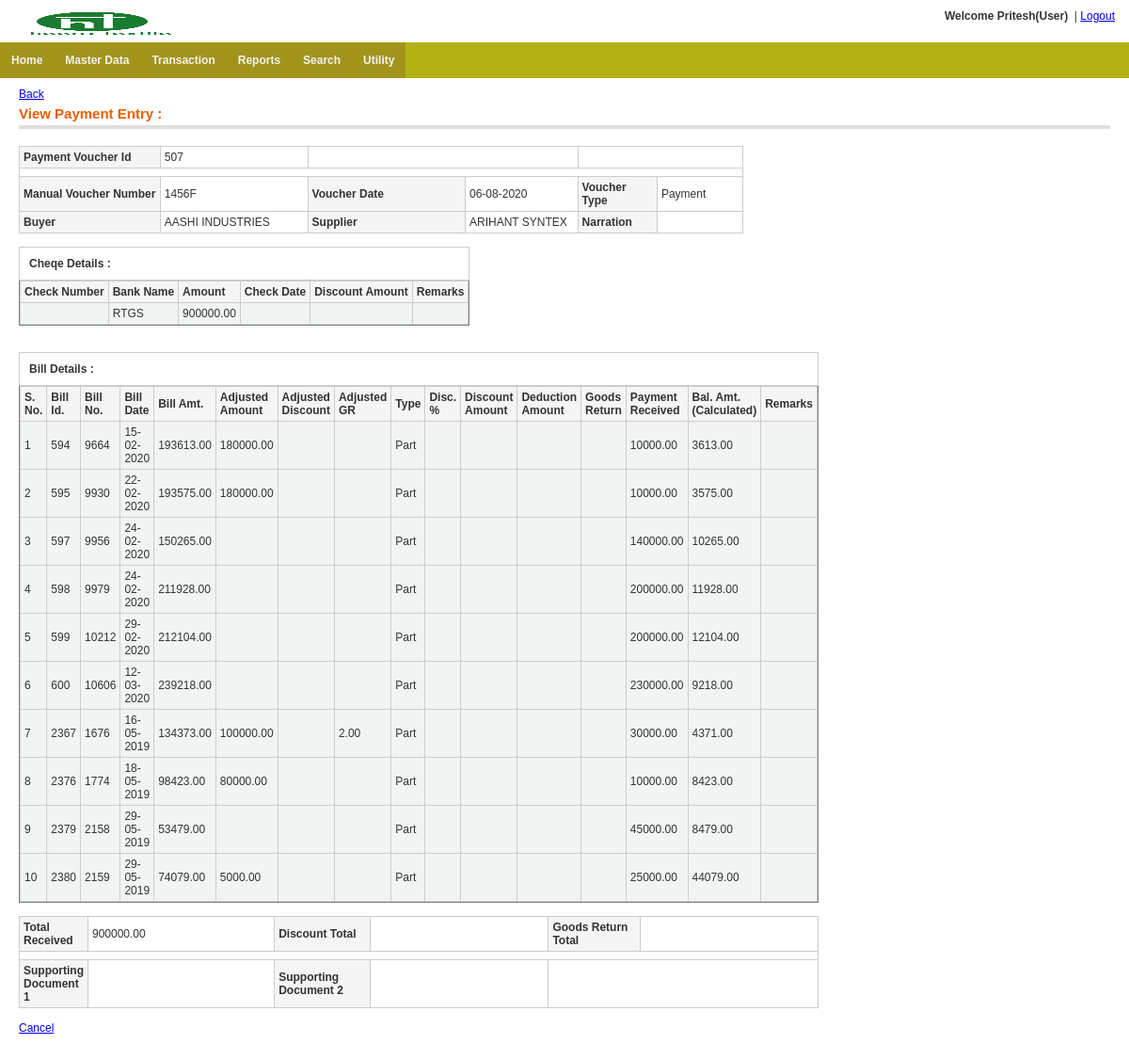
The app's page /payment_entry/view_payment_entry.php?payment_entry_id=507 (signed in), older data.
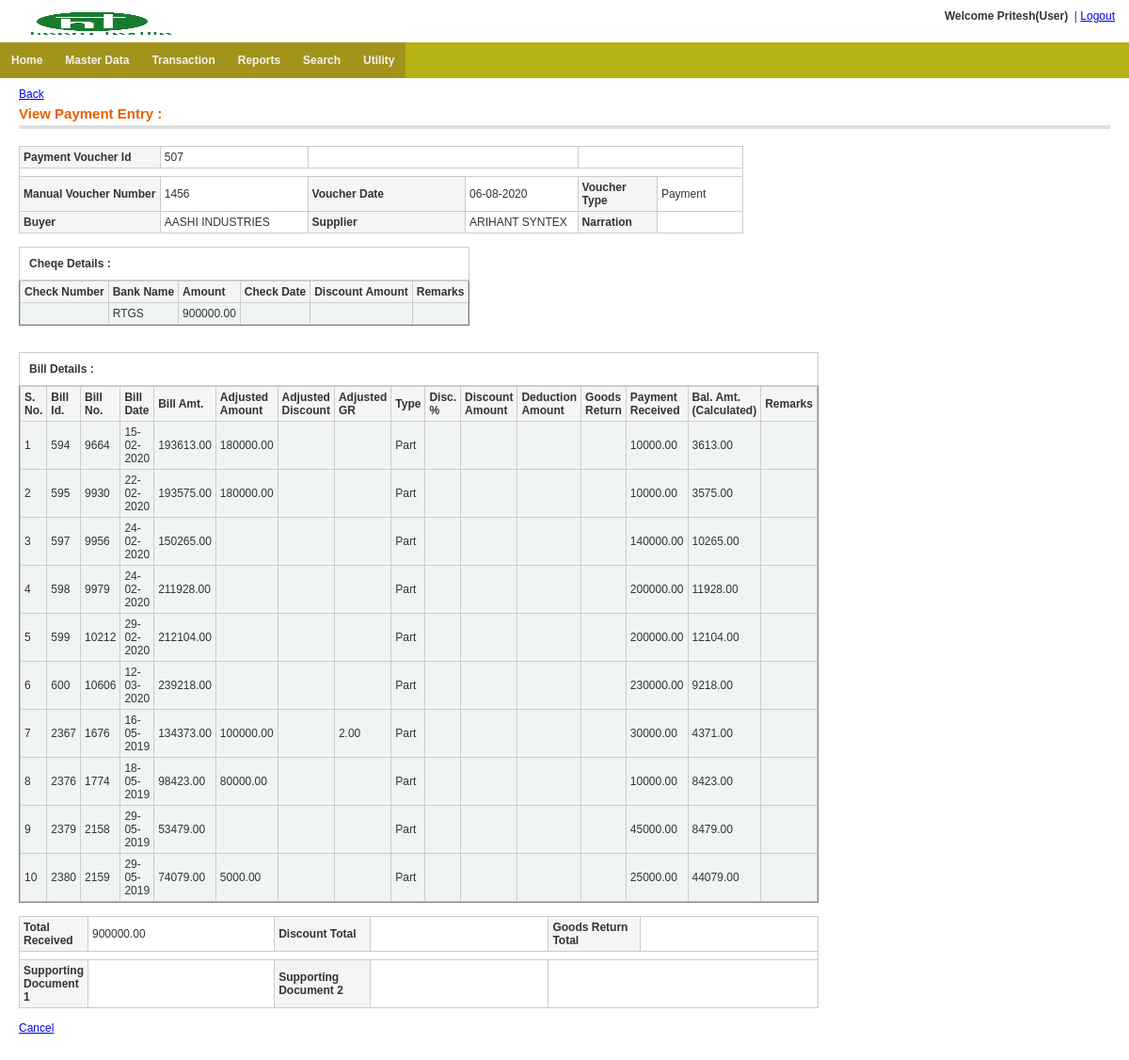
The same page, newer data.
### tables this page shows
CREATE TABLE `menu` (
  `menu_id` int(11) NOT NULL auto_increment,
  `menu_name` varchar(255) NOT NULL,
  `parent_id` int(11) NOT NULL default '0' COMMENT '0 if menu is root level or menuid if this is child on any menu',
  `link` varchar(255) NOT NULL,
  `status` enum('0','1') NOT NULL default '1' COMMENT '0 for disabled menu or 1 for enabled menu',
  `user_role` varchar(20) NOT NULL default '',
  PRIMARY KEY  (`menu_id`)
);

CREATE TABLE `txt_payment_entry_main` (
  `payment_entry_id` bigint(20) NOT NULL auto_increment,
  `manual_vou_number` varchar(20) NOT NULL default '',
  `old_system_vou_number` varchar(20) NOT NULL default '',
  `voucher_date` date NOT NULL default '1970-01-01',
  `buyer_account_code` varchar(20) NOT NULL default '',
  `supplier_account_code` varchar(20) NOT NULL default '',
  `vou_type` varchar(20) NOT NULL default '',
  `payment_amount` decimal(15,2) NOT NULL default '0.00',
  `discount_amount` decimal(15,2) NOT NULL default '0.00',
  `gr_amount` decimal(15,2) NOT NULL default '0.00',
  `narration` varchar(100) NOT NULL default '',
  `supporting_doc_1` varchar(200) NOT NULL default '',
  `supporting_doc_2` varchar(200) NOT NULL default '',
  `create_user` varchar(20) NOT NULL default '',
  `create_date` datetime NOT NULL default '1970-01-01 00:00:00',
  `last_update_user` varchar(20) NOT NULL default '',
  `last_update_date` datetime NOT NULL default '1970-01-01 00:00:00',
  `delete_tag` varchar(10) NOT NULL default 'FALSE',
  `delete_user` varchar(20) NOT NULL default '',
  `delete_date` datetime NOT NULL default '1970-01-01 00:00:00',
  PRIMARY KEY  (`payment_entry_id`)
);

CREATE TABLE `txt_company` (
  `company_id` int(10) NOT NULL auto_increment,
  `firm_name` varchar(100) NOT NULL,
  `address` varchar(100) NOT NULL,
  `city` varchar(20) NOT NULL,
  `state` varchar(50) NOT NULL default '',
  `pincode` varchar(10) NOT NULL,
  `gstin` varchar(20) NOT NULL default '',
  `office_phone` varchar(10) NOT NULL default '',
  `contact_person` varchar(50) NOT NULL default '',
  `contact_person_2` varchar(10) NOT NULL default '',
  `contact_number` varchar(10) NOT NULL default '',
  `contact_number_2` varchar(10) NOT NULL default '',
  `sms_number` varchar(10) NOT NULL default '',
  `whatsapp_number` varchar(10) NOT NULL default '',
  `email` varchar(50) NOT NULL default '',
  `website` varchar(50) NOT NULL default '',
  `group_id` int(10) default NULL,
  `group_name` varchar(20) NOT NULL,
  `commission_percentage` decimal(5,2) NOT NULL default '0.00',
  `firm_type` varchar(20) NOT NULL,
  `agent_id` int(10) default NULL,
  `reference` varchar(20) NOT NULL,
  `remarks` varchar(20) NOT NULL,
  `pan_number` varchar(20) NOT NULL,
  `visiting_card` varchar(200) NOT NULL default '',
  `photo_1` varchar(200) default NULL,
  `photo_2` varchar(200) default NULL,
  `create_user` varchar(20) NOT NULL default '',
  `create_date` datetime NOT NULL default '1970-01-01 00:00:00',
  `last_update_user` varchar(20) NOT NULL default '',
  `last_update_date` datetime NOT NULL default '1970-01-01 00:00:00',
  `delete_tag` varchar(10) NOT NULL default 'FALSE',
  `delete_user` varchar(20) default '',
  `delete_date` datetime NOT NULL default '1970-01-01 00:00:00',
  `products` varchar(100) NOT NULL default '',
  `brands` varchar(100) NOT NULL default '',
  PRIMARY KEY  (`company_id`)
);

CREATE TABLE `txt_payment_cheque_entry` (
  `payment_chq_entry_id` bigint(20) NOT NULL auto_increment,
  `payment_entry_id` bigint(20) NOT NULL,
  `chq_number` varchar(20) NOT NULL default '''''',
  `chq_date` date NOT NULL default '1970-01-01',
  `bank` varchar(20) NOT NULL default '''''',
  `chq_amt` decimal(15,2) NOT NULL default '0.00',
  `dis_amt` decimal(15,2) NOT NULL default '0.00',
  `remark` varchar(50) NOT NULL default '''''',
  `create_user` varchar(20) NOT NULL default '''''',
  `create_date` datetime NOT NULL default '1970-01-01 00:00:00',
  `last_update_user` varchar(20) NOT NULL default '''''',
  `last_update_date` datetime NOT NULL default '1970-01-01 00:00:00',
  `delete_tag` varchar(10) NOT NULL default 'FALSE',
  `delete_user` varchar(20) NOT NULL default '''''',
  `delete_date` datetime NOT NULL default '1970-01-01 00:00:00',
  PRIMARY KEY  (`payment_chq_entry_id`)
);

CREATE TABLE `txt_payment_bill_entry` (
  `payment_bill_entry_id` bigint(20) NOT NULL auto_increment,
  `payment_entry_id` bigint(20) NOT NULL default '0',
  `payment_entry_vou_date` date NOT NULL default '1970-01-01',
  `bill_entry_id` bigint(20) NOT NULL,
  `bill_number` varchar(20) NOT NULL default '''',
  `bill_date` date NOT NULL default '1970-01-01',
  `bill_amount` decimal(15,2) NOT NULL default '0.00',
  `amount_adjusted` decimal(15,2) NOT NULL default '0.00',
  `gr_adjusted` decimal(15,2) NOT NULL default '0.00',
  `discount_adjusted` decimal(15,2) NOT NULL default '0.00',
  `bill_payment_type` varchar(20) NOT NULL default '',
  `dis_percent` decimal(15,2) NOT NULL default '0.00',
  `dis_amount` decimal(15,2) NOT NULL default '0.00',
  `deduction_amount` decimal(15,2) NOT NULL default '0.00',
  `bill_gr_amt` decimal(15,2) NOT NULL default '0.00',
  `payment_received` decimal(15,2) NOT NULL default '0.00',
  `balance_amount` decimal(15,2) NOT NULL,
  `remark` varchar(50) NOT NULL default '',
  `create_user` varchar(20) NOT NULL default '',
  `create_date` datetime NOT NULL default '1970-01-01 00:00:00',
  `last_update_user` varchar(20) NOT NULL default '',
  `last_update_date` datetime NOT NULL default '1970-01-01 00:00:00',
  `delete_tag` varchar(10) NOT NULL default 'FALSE',
  `delete_user` varchar(20) NOT NULL default '',
  `delete_date` datetime NOT NULL default '1970-01-01 00:00:00',
  `bill_discount` decimal(15,2) NOT NULL default '0.00',
  PRIMARY KEY  (`payment_bill_entry_id`)
);

### includes/settings.php (called while the page is built, shortened)
<?php
$host=$_SERVER["HTTP_HOST"];
if(false) {
		$web_path="http://malwainfotech.com/Textile/";
	}
 else {
	$web_path="http://$host/HTextile/";
}
?>

### includes/config.php (called while the page is built, shortened)
<?php
  function rev_convert_date($date) {
    if(!empty($date) && $date!='0000-00-00' && $date!='1970-01-01' && $date!='2030-01-01') {
	  	$temp_date=explode("-",$date);
		$dd=$temp_date[2];
		$mm=$temp_date[1];
		$yy=$temp_date[0];
		$new_date=$dd."-".$mm."-".$yy;
		return $new_date;
	} else {
		return;
	}
  }
function zeroToBlank($num){
	if(is_nan($num)){
		return "";
	}else if($num==0){
		return "";
	}
	return $num;
}
?>

### payment_entry/view_payment_entry.php (the view, shortened to what the rows shown need)
<?php
include("../includes/check_session.php");
include("../includes/config.php");
?>
<!DOCTYPE html PUBLIC "-//W3C//DTD XHTML 1.0 Transitional//EN" "http://www.w3.org/TR/xhtml1/DTD/xhtml1-transitional.dtd">
<html xmlns="http://www.w3.org/1999/xhtml">
<head>
<link href="<?php echo $web_path; ?>css/style.css" rel="stylesheet" type="text/css" />
<?php include("../includes/jQDate.php"); ?>
</head>
<?php
$req_disp="";
$con=get_connection();
$pay_ent_id=$_REQUEST['payment_entry_id'];
$sql_main="SELECT * FROM txt_payment_entry_main where payment_entry_id='$pay_ent_id'";
$main_result=mysqli_query($con,$sql_main);
$main_rs=mysqli_fetch_array($main_result);
?>
<?php
	$con=get_connection();
	$payment_entry_id=$main_rs['payment_entry_id'];
	$manual_vou_number=$main_rs['manual_vou_number'];
	$voucher_date=$main_rs['voucher_date'];
	$voucher_type=$main_rs['vou_type'];
	$supplier=$main_rs['supplier_account_code'];
	$buyer=$main_rs['buyer_account_code'];
	$narration=$main_rs['narration'];
?>
<table width="100%" border="0" align="center" style="border:0px solid #e5f1f8;background-color:#FFFFFF">
  <tr>
    <td><?php if($req_disp!='child'){include("../includes/menu.php"); } ?></td>
  </tr>
  <tr>
  <tr>
    <td height="326" valign="top"><table width="100%" style="margin-top:0px" align="center" cellpadding="0" cellspacing="0" border="0">
                        <tr>
                            <td valign="top">
                            <div class="content_padding">
    <table cellpadding="0" cellspacing="0" border="0">
            <tr>
             <td width="818" height="138" valign="top">
    <form method="post" id="payment_vou" enctype="multipart/form-data">
    <table width="770" class="tbl_border">
	<tr>
		<th width="193" align="left" >
			Payment Voucher Id
		</th>
		<td >
		<?php echo $payment_entry_id;?>
		</td>
		<td colspan='2'></td>
		<td colspan='2'></td>
	</tr>
	<tr>
    	<th width="193" align="left">Manual Voucher Number </th>
        <td width="191"><?php echo $manual_vou_number;?> </td>
			<th width="222" align="left">Voucher Date </th>
		<td width="144"><?php echo rev_convert_date($voucher_date);?></td>
		<th>Voucher Type</th>
		<td><?php echo $voucher_type ?>
		</td>
    </tr>
    <tr>
    	<th align="left">Buyer  </th>
		<td>
                <?php
					$s_sql="SELECT * FROM txt_company WHERE Firm_type='Buyer' and delete_tag='FALSE' order by firm_name ASC";
					$s_result=mysqli_query($con,$s_sql);
					while($s_rs=mysqli_fetch_array($s_result))
					{
						if($buyer==$s_rs['company_id'])
						{
							echo $s_rs['firm_name'];
						}
					}
				?>
		</td>
		<th align="left">Supplier </th>
		<td>
                <?php
					$s_sql="SELECT * FROM txt_company WHERE Firm_type='Supplier' and delete_tag='FALSE' order by firm_name ASC";
					$s_result=mysqli_query($con,$s_sql);
					while($s_rs=mysqli_fetch_array($s_result))
					{
						if($supplier==$s_rs['company_id'])
						{
							echo $s_rs['firm_name'];
						}
					}
				?>
		</td>
		<th width="88">Narration</th>
				<td width="102"><?php echo $narration; ?></td>
    </tr>
</table>
 <br>
<?php
if($voucher_type=="Payment" || $voucher_type=="Advance Payment" || $voucher_type=="Discount" ){
	$sql_chq="SELECT * FROM txt_payment_cheque_entry where payment_entry_id='$pay_ent_id' and delete_tag='FALSE'";
	$chq_result=mysqli_query($con,$sql_chq);
?>
		<table cellpadding="1" cellspacing="1" border="1">
			<TR >
				<TH class=> <b> Cheqe Details : </b> <br /></TH>
			</TR>
		   <tr>
			<td valign="top">
    <table  class="tbl_border">
	<tr>
    	<th  align="left">Check Number </th>
		<th  align="left">Bank Name </th>
		<th  align="left">Amount </th>
		<th  align="left">Check Date</th>
		<th  align="left">Discount Amount</th>
		<th  align="left">Remarks </th>
		</tr>
<?php
	while($chq_rs=mysqli_fetch_array($chq_result))
	{
?>
	<tr style='background-color:#f0f5f4f3' >
        <td><?php echo $chq_rs['chq_number']?></td>
        <td><?php echo $chq_rs['bank']?></td>
        <td><?php echo zeroToBlank($chq_rs['chq_amt'])?></td>
        <td><?php echo rev_convert_date(defaultDateToBlank($chq_rs['chq_date']))?></td>
		<td><?php echo zeroToBlank($chq_rs['dis_amt'])?></td>
		<td><?php echo $chq_rs['remark']?></td>
    </tr>
<?php } ?>
    </table>
		</TD>
		</TR>
		</TABLE>
<?PHP
}else if ( $voucher_type=="Goods Return" || $voucher_type=="GR After Payment"){
	?>
		<input type="hidden" name="chq_lr_div" id="chq_lr_div" value="LR">
		<table cellpadding="0" cellspacing="0" border="1">
			<TR>
				<TH > <b>Goods Return Details : </> <br /></TH>
			</TR>
		   <tr>
			<td valign="top">
    <table  class="tbl_border">
	<tr>
    	<th  align="left">LR Number </th>
		<th  align="left">Transport Name </th>
		<th  align="left">Booked To</span></th>
		<th  align="left">LR Date</th>
		<th  align="left">Goods Return <BR> Amount</th>
		<th  align="left">No of <BR> Bales </th>
		<th  align="left">Weight </th>
		<th  align="left">Remarks </th>
		</tr>
<?php
$s_sql="SELECT *
		FROM txt_company
		WHERE Firm_type='Transport'
		AND delete_tag='FALSE'
		ORDER BY firm_name ASC";
$s_result=mysqli_query($con,$s_sql);
$transport;
$count=0;
while($s_rs=mysqli_fetch_array($s_result))
{
	$transport[$count][0]=$s_rs['company_id'];
	$transport[$count][1]=$s_rs['firm_name'];
	$count++;
}
	$gr_sql=" SELECT * from txt_payment_gr_entry where payment_entry_id='$pay_ent_id' and delete_tag='FALSE'";
	$gr_result=mysqli_query($con,$gr_sql);
	$gr_rec=0;
	while($gr_rs=mysqli_fetch_array($gr_result)){
?>
	<tr style='background-color:#f0f5f4f3'>
		<td><?php echo $gr_rs['lr_number']?></td>
		<td>
                <?php
					for($a=0;$a<sizeof($transport);$a++)
					{
						$selected="";
						if($gr_rs['transport']==$transport[$a][0]){
							echo $transport[$a][1];
						}
					}
				?>
		</td>
		<td><?php echo $gr_rs['booked_to']?></td>
        <td><?php echo rev_convert_date($gr_rs['lr_date'])?></td>
		<td><?php echo $gr_rs['gr_amount']?></td>
		<td><?php echo $gr_rs['number_of_bales']?></td>
		<td><?php echo $gr_rs['total_weight']?></td>
		<td><?php echo $gr_rs['remark']?></td>
    </tr>
<?php
		$gr_rec++;
	}
?>
    </table>
		</td>
		</tr>
		</table>
<?php
}
?>
<BR>
<?php
$save_btn_disp=true;
if($voucher_type!="" ){
?>
<br>
<table cellpadding="1" cellspacing="1" border="1">
<TR>
	<TH > <b> Bill Details : </b></TH>
</TR>
<tr>
	<td valign="top">
    <table width='100%' class="tbl_border">
		<tr>
    	<th  align="left">S. No.</th>
		<th  align="left">Bill Id.</th>
		<th  align="left">Bill No.</th>
		<th  align="left">Bill Date</th>
		<th  align="left">Bill Amt.</th>
		<th  align="left">Adjusted <BR> Amount</th>
		<th  align="left">Adjusted <BR> Discount</th>
		<th  align="left">Adjusted <BR> GR</th>
		<th  align="left">Type</th>
		<th  align="left">Disc. %</th>
		<th  align="left">Discount <BR> Amount</th>
		<th  align="left">Deduction <BR> Amount</th>
		<th  align="left">Goods <BR> Return</th>
		<th  align="left">Payment <BR> Received</th>
		<th  align="left">Bal. Amt. <BR> (Calculated)</th>
		<th  align="left">Remarks</th>
		</tr>
<?php
		$vou_bill_sql="SELECT * FROM
		txt_payment_bill_entry
		WHERE payment_entry_id = '$pay_ent_id' and delete_tag='FALSE'";
		$vou_bill_result=mysqli_query($con,$vou_bill_sql);
		$i=0;
		while($rs=mysqli_fetch_array($vou_bill_result)){
			$i++;
?>
<tr style='background-color:#f0f5f4f3'>
				<td align="left"><?php echo $i; ?></td>
				<td>  <?php echo $rs['bill_entry_id']; ?></td>
				<td><?php echo $rs['bill_number']; ?></td>
				<td><?php echo rev_convert_date($rs['bill_date']); ?></td>
				<td><?php echo $rs['bill_amount'] ?></td>
				<td><?php echo zeroToBlank($rs['amount_adjusted']) ?></td>
				<td><?php echo zeroToBlank($rs['discount_adjusted']) ?></td>
				<td><?php echo zeroToBlank($rs['gr_adjusted']) ?></td>
				<td><?php echo $rs['bill_payment_type']?>
</td>
				<td><?php echo zeroToBlank($rs['dis_percent'])?></td>
				<td><?php echo zeroToBlank($rs['dis_amount'])?></td>
				<td><?php echo zeroToBlank($rs['deduction_amount'])?></td>
				<td><?php echo zeroToBlank($rs['bill_gr_amt'])?></td>
				<td><?php echo zeroToBlank($rs['payment_received'])?></td>
				<td><?php echo zeroToBlank($rs['balance_amount'])?></td>
				<td><?php echo $rs['remark']?></td>
				</tr>
<?php
		}
?>
    </table>
	</td>
	</tr>
</table>
<BR>
<table  class="tbl_border">
			<tr>
<?php
	$disp_total_rec="";
	$disp_total_dis="";
	$disp_total_gr="";
	if($voucher_type!="Advance Payment" && $voucher_type!="GR After Payment"){
		$disp_total_rec=zeroToBlank($main_rs['payment_amount']);
		$disp_total_dis=zeroToBlank($main_rs['discount_amount']);
		$disp_total_gr=zeroToBlank($main_rs['gr_amount']);
	}
?>
				<th width="54">Total Received</th>
				<td width="220"><?php echo $disp_total_rec ?></td>
				<th width="100">Discount Total</th>
				<td width="222"><?php echo $disp_total_dis ?></td>
				<th width="100">Goods Return Total</th>
				<td width="222"><?php echo $disp_total_gr ?></td>
			</tr>
			<tr>
				<td colspan='6'></td>
			</tr>
			<tr>
		    	<th align="left">Supporting Document 1</th>
				<td>
        </td>
    			<th align="left">Supporting Document 2</th>
				<td>
		</td>
		<td colspan='2'></td>
    		</tr>
		</table>
<?php
}
if($voucher_type!="" && $save_btn_disp){
?>
 <br>
<br>
<?php
}
?>
</form>
	</td></tr></table><?php $_SESSION['uid']=77; ?>
	</div>
	</td></tr></table>
	</td></tr>
	</table>
	<br>
</body>
</html>

### includes/menu.php
<?php
$con=get_connection();
?>
<?php
function get_menu_tree($parent_id,$web_path)
{
  global $con;
  $role_id="";
  if(isset($_SESSION['ROLEID'])){
    $role_id=$_SESSION['ROLEID'];
  }
  $menu = "";
    $sqlquery = " SELECT * FROM menu where status='1' and parent_id='$parent_id' and user_role='$role_id' ";
	$res=mysqli_query($con,$sqlquery);
    while($row=mysqli_fetch_array($res,MYSQLI_ASSOC))
	{
           $menu .="<li><a href='".$web_path.$row['link']."?menu_id=".$row['menu_id']."'>".$row['menu_name']."</a>";
		   $menu .= "<ul>".get_menu_tree($row['menu_id'],$web_path)."</ul>";
 		   $menu .= "</li>";
    }
    return $menu;
}
?>
<ul class="main-navigation">
<?php echo get_menu_tree(0,$web_path); ?>
</ul>

Row changes from the older to the newer data that the page shows:
changed txt_payment_entry_main "Payment": manual_vou_number "1456F" → "1456"
